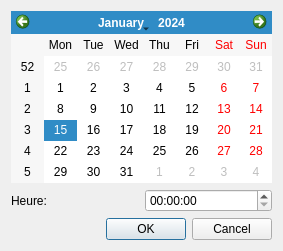
<?xml version="1.0" encoding="UTF-8"?>
<ui version="4.0">
 <class>BDAjusterHeureSyst</class>
 <widget class="QDialog" name="BDAjusterHeureSyst">
  <property name="geometry">
   <rect>
    <x>0</x>
    <y>0</y>
    <width>283</width>
    <height>251</height>
   </rect>
  </property>
  <property name="windowTitle">
   <string>Dialog</string>
  </property>
  <layout class="QGridLayout" name="gridLayout">
   <item row="0" column="0">
    <widget class="QCalendarWidget" name="calendarWidget"/>
   </item>
   <item row="1" column="0">
    <layout class="QHBoxLayout" name="horizontalLayout">
     <item>
      <widget class="QLabel" name="label">
       <property name="text">
        <string>Heure:</string>
       </property>
      </widget>
     </item>
     <item>
      <widget class="QTimeEdit" name="timeEdit"/>
     </item>
    </layout>
   </item>
   <item row="2" column="0">
    <widget class="QDialogButtonBox" name="buttonBox">
     <property name="orientation">
      <enum>Qt::Horizontal</enum>
     </property>
     <property name="standardButtons">
      <set>QDialogButtonBox::Cancel|QDialogButtonBox::Ok</set>
     </property>
    </widget>
   </item>
  </layout>
 </widget>
 <resources/>
 <connections>
  <connection>
   <sender>buttonBox</sender>
   <signal>accepted()</signal>
   <receiver>BDAjusterHeureSyst</receiver>
   <slot>accept()</slot>
   <hints>
    <hint type="sourcelabel">
     <x>248</x>
     <y>254</y>
    </hint>
    <hint type="destinationlabel">
     <x>157</x>
     <y>274</y>
    </hint>
   </hints>
  </connection>
  <connection>
   <sender>buttonBox</sender>
   <signal>rejected()</signal>
   <receiver>BDAjusterHeureSyst</receiver>
   <slot>reject()</slot>
   <hints>
    <hint type="sourcelabel">
     <x>316</x>
     <y>260</y>
    </hint>
    <hint type="destinationlabel">
     <x>286</x>
     <y>274</y>
    </hint>
   </hints>
  </connection>
 </connections>
</ui>
